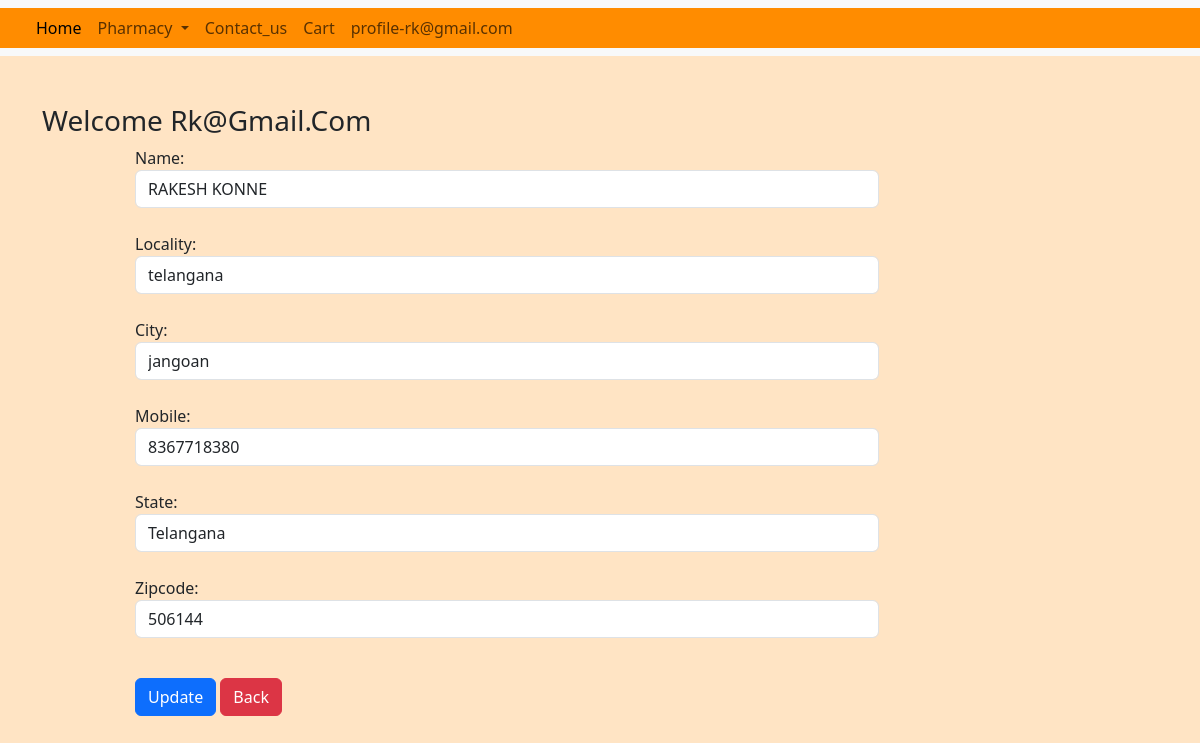
The app's page /updateaddress/3 (signed in) with its own data.
### app/models.py (models this page shows, shortened)
class Customer(models.Model):
    user=models.ForeignKey(User,on_delete=models.CASCADE)
    name=models.CharField(max_length=200)
    locality=models.CharField(max_length=200)
    city=models.CharField(max_length=50)
    mobile=models.IntegerField(default=0)
    zipcode=models.IntegerField()
    state=models.CharField(choices=STATE_CHOICES,max_length=100)

### app/views.py (the view, shortened to what this page needs)
# urls.py: path('updateaddress/<int:pk>',views.updateAddress.as_view(),name='updateaddress'),
class updateAddress(View):
    def get(self,request,pk):
        add=Customer.objects.get(pk=pk)
        form=CustomerProfileForm(instance=add)
        return render(request,'updateaddress.html',locals())

### app/forms.py
class CustomerProfileForm(forms.ModelForm):
    class Meta:
        model=Customer
        fields=['name','locality','city','mobile','state','zipcode']
        widgets={
            'name':forms.TextInput(attrs={'class':'form-control'}),
            'locality':forms.TextInput(attrs={'class':'form-control'}),
            'city':forms.TextInput(attrs={'class':'form-control'}),
            'mobile':forms.NumberInput(attrs={'class':'form-control'}),
            'state':forms.Select(attrs={'class':'form-control'}),
            'zipcode':forms.NumberInput(attrs={'class':'form-control'}),
        }

### app/templates/updateaddress.html (shortened to what this page needs)
{% extends 'base.html' %}
{% load static %}
{% block main-content %}
<div class="container my-5">
    <div class="row">
        <h3>Welcome <span class="text-capitalize">{{request.user}}</span></h3>
    </div>
    <div class="col-sm-8 offset-sm-1">
        <form action="" method="post">
            {% for fm in form %}
                {{fm.label_tag}} {{fm}} <small>{{fm.errors|striptags}}</small><br>
            {% endfor %}
            <div class="col-12 mt-3">
                <button type="submit" class="btn btn-primary">Update</button>
                <a href="{% url 'address' %}" type="button" class="btn btn-danger">Back</a>
            </div>
        </form>
    </div>
</div>
{% endblock main-content %}

### app/templates/base.html (shortened to what this page needs)
<!DOCTYPE html>
{% load static %}
<html lang="en">
<head>
    <link href="https://cdn.jsdelivr.net/npm/bootstrap@5.3.0/dist/css/bootstrap.min.css" rel="stylesheet">
</head>
<body style="background-color: bisque;">
    <nav class="navbar navbar-expand-lg bg-body-tertiary" >
        <div class="container-fluid" style="background-color:darkorange">
          <div class="collapse navbar-collapse" id="navbarSupportedContent">
            <ul class="navbar-nav me-auto mb-2  mb-lg-0">
              {% if request.user.is_authenticated %}
              <li class="nav-item">
                    <a class="nav-link active" href="{% url 'home' %}"><Main>Home</Main></a>
              </li>
              <li class="nav-item dropdown">
                <a class="nav-link dropdown-toggle" href="#" role="button" data-bs-toggle="dropdown" aria-expanded="false">
                  Pharmacy
                </a>
              </li>
              <li class="nav-item">
                <a class="nav-link" href="{% url 'contactus' %}"><Main>Contact_us</Main></a>
              </li>
              <li class="nav-item">
                <a class="nav-link" href="{% url 'showcart' %}"><Main>Cart</Main></a>
              </li>
              <li class="nav-item justify-content-end">
                  <a class="nav-link" href="{% url 'profile' %}"><Main>profile-{{request.user}}</Main></a>
              </li>
              {% endif %}
            </ul>
          </div>
        </div>
      </nav>
      {% block main-content %}
      {% endblock main-content %}

### records on screen
Customer: form "RAKESH KONNE" "telangana" "jangoan" "8367718380" "Telangana" "506144"

### other values on screen
{{ request.user }} "rk@gmail.com"
{{ request.user }} "Rk@gmail.com"
{{ fm.label_tag }} "Name:" "Locality:" "City:" "Mobile:" "State:" "Zipcode:"
